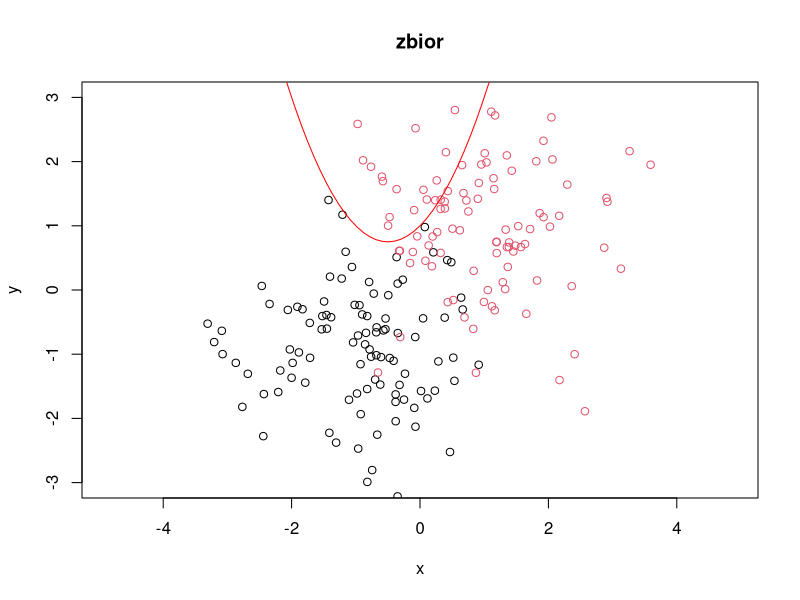
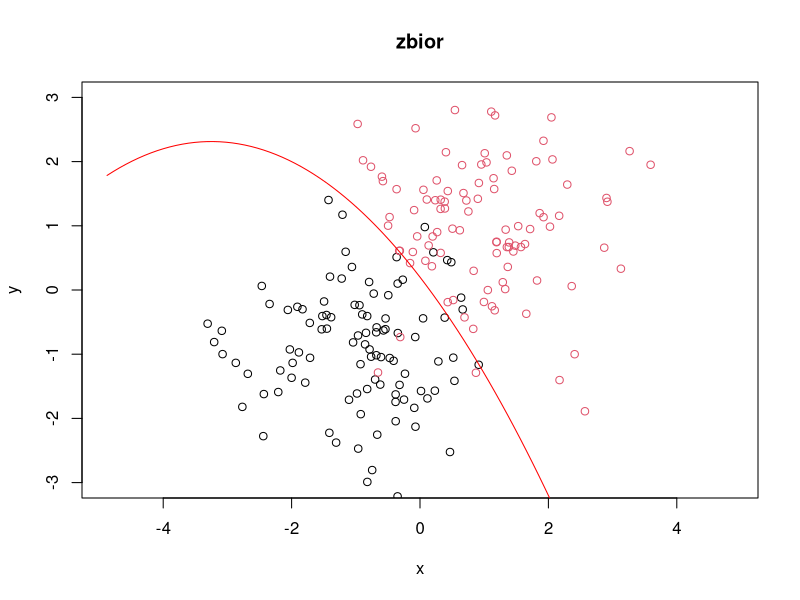

These charts were generated, in order, by the following R code: (Note: a time limit stopped this script after it produced the figures.)
# 1. Supervised (z nadzorem), Unsupervised (bez nadzoru), Reinforcenment (ze wzmocnieniem)
# 2. tak
# 3. tak
# 4. tak
# 5. n-krotnie losujemy pojedyczną obserwacje ze zwraceniem z n-elementowej próby uczącej 

###

# 6. Uczenie się pod nadzorem lub uczenie się z przykładów jest procesem budowy, na bazie dostępnych 
#    danych wejściowych Xi oraz wejściowych Yi, i = 1, 2 ..., n, reguły klasyfikacyjnen zwanej inaczej klasyfikatorem,
#    służącej do predykcji etykiety Y grupy, do której należy obserwacja X

# 7. Chcemy na podstawie wektora cech X znaleźć odpowiednią etykiete Y. Naszym celem jest znalezienie takiego
#    klasyfikatora d, który daje dokładną predykcję. Miarą jakości takiego klasyfikatora jest jego rzeczywisty poziom błędy
#         e(d) = P(d(X) != Y)

# 8. Klasyfikator bayesowski jest OPTYMALNY, tj. jeżeli d jest jakimkolwiek innym klasyfikatorem, to e(dB) <= e(d)
#    gdzue e(d) jest rzeczywistym poziomem błędy klasyfikatora d.
#
#    Niestety, klasyfikator bayesowski zależy od rozkładu prawdopodobieństwa pary (X, Y). Najczęściec rozkład ten nie jest znany
#    i stąd również nie jest znany klasyfikator bayesowski dB.

# 9. Błąd ponownego podstawienia polega na użyciu próby uczącej jakko próby testowej. Należy podzielić probę na 2 podzbiory: próbę 
#    uczącą oraz próbę testową, aby błąd ponownego podstawienia nie pojawiał się.

# 10 Overfitting występuje, kiedy dostosowujemy model dokładnie do danych treningowych. W takiej sytuacji model nie będzie w stanie
#    prawidłowo przewidzieć etykiet dla danych testowych. Przeuczenie dostosowuje się dokładnie do danych treningowych, kiedy model
#    uczony jest zbyt długo na danym datasecie lub kiedy model jest zbyt złożony.

###

# 11.

library(MASS)
library(ggplot2)

blad = function(E1, E2)
{
  sum(E1 != E2) / length(E1)
}

generujZbior = function(srednia1, srednia2, n)
{
  dane1 = mvrnorm(n, srednia1, Sigma = diag(c(1, 1)))
  ramka1 = data.frame(x = dane1[, 1], y = dane1[, 2], etykieta = rep(1, nrow(dane1)))
  
  dane2 = mvrnorm(n, srednia2, Sigma = diag(c(1, 1)))
  ramka2 = data.frame(x = dane2[, 1], y = dane2[, 2], etykieta = rep(2, nrow(dane2)))
  
  ramka = rbind(ramka1, ramka2)
}

rysujZbior = function(zbior)
{
  plot(
    NULL,
    asp = 1, 
    xlim = c(-3, 3), 
    ylim = c(-3, 3),
    xlab = "x", 
    ylab = "y", 
    main = deparse(substitute(zbior))
  )
  points(zbior, col = zbior$etykieta)
}

obliczBlad = function(zbior, przesuniece, kat)
{
  a = tan(kat*pi/180)
  b = przesuniecie
  etyk = rep(2, nrow(zbior))
  etyk[zbior$y < a * zbior$x + b] = 1
  blad(etyk, zbior$etykieta)
}

obliczBladKwa = function(zbior, a, b, c)
{
  etyk = rep(2, nrow(zbior))
  etyk[zbior$y < a * zbior$x^2 + b * zbior$x + c] = 1
  blad(etyk, zbior$etykieta)
}


set.seed(1)
zbior = generujZbior(c(-1, -1), c(1, 1), 100)

a = 1
b = 1
c = 1
x = zbior$x

obliczBladKwa(zbior, a, b, c)
rysujZbior(zbior)
curve(a * x^2 + b * x + c, add=TRUE, col="red")

uczKwa = function(zbior, params_a, params_b, params_c, rysuj = FALSE)
{
  a_min = 0
  b_min = 0
  c_min = 0
  blad_min = 1
  
  x = zbior$x
  
  for (a in params_a)
  {
    for (b in params_b)
    {
      for (c in params_c) {
        blad = obliczBladKwa(zbior, a, b, c)
        if (a != 0) {
          if (blad < blad_min)
          {
            blad_min = blad
            a_min = a
            b_min = b
            c_min = c
          }
          if (rysuj) curve(a * x^2 + b * x + c, add=TRUE, col="red")
        }
      }
    }
  }
  list(blad = blad_min, a = a_min, b = b_min, c = c_min)
}

rysujZbior(zbior)
model = uczKwa(zbior, seq(-3, 3, 0.1), seq(-3, 3, 0.1), seq(-3, 3, 0.1), rysuj = FALSE)
model
curve(model$a * x^2 + model$b * x + model$c, add=TRUE, col="red")


obliczBladPP = function(zbior_ucz, a, b, c)
{
  model = uczKwa(zbior_ucz, a, b, c, rysuj = FALSE)
  
  x = zbior_ucz$x
  obliczBladKwa(zbior_ucz, model$a, model$b, model$c)
}

obliczBladTest = function(zbior_ucz, zbior_test, a, b, c)
{
  model = uczKwa(zbior_ucz, a, b, c, rysuj = FALSE)
  
  x = zbior_ucz$x
  obliczBladKwa(zbior_test, model$a, model$b, model$c)
}

obliczBladCV = function(zbior_ucz, a, b, c)
{
  n = nrow(zbior_ucz)
  bledy = vector("numeric", n)
  
  for (i in 1:n)
  {
    zb_test = zbior_ucz[ i, ] # jeden element (wiersz)
    zb_ucz  = zbior_ucz[-i, ]
    
    model = uczKwa(zb_ucz, a, b, c, rysuj = FALSE)
    
    bledy[i] = obliczBladKwa(zb_test, model$a, model$b, model$c)
  }
  mean(bledy)
}

set.seed(1)

zbior_ucz  = generujZbior(c(-1, -1), c(1, 1), 800)
zbior_test = generujZbior(c(-1, -1), c(1, 1), 200)

a = seq(-3, 3, 0.5)
b = seq(-3, 3, 0.5)
c = seq(-3, 3, 0.5)

obliczBladPP(zbior_ucz, a, b, c)
obliczBladTest(zbior_ucz, zbior_test, a, b, c)
obliczBladCV(zbior_ucz, a, b, c)
